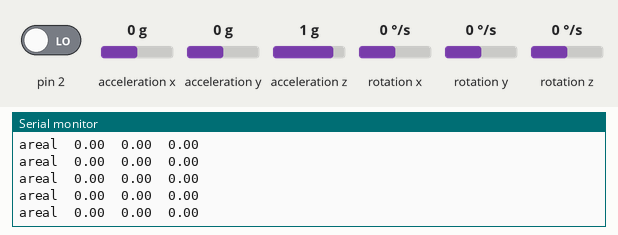
Simulated run of this sketch. Board: Arduino Uno, built with avr-gcc and run on an emulated ATmega328P. On the bench: the last lines printed to the serial monitor. The test bench sets the inputs (shaded band); at power-on: acceleration x 0 g, acceleration y 0 g, acceleration z 1 g, pin 2 LOW, rotation x 0 °/s, rotation y 0 °/s, rotation z 0 °/s. The sensor or clock chip raises its interrupt line as the real part does.

Above: at 1.7 s.
1.8 s: acceleration x set to -1.4 g
At 2.9 s:
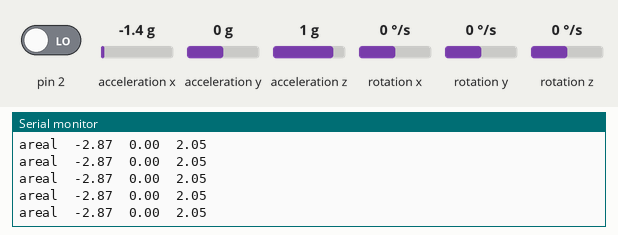
4.8 s: acceleration y set to -1.4 g
At 5.6 s:
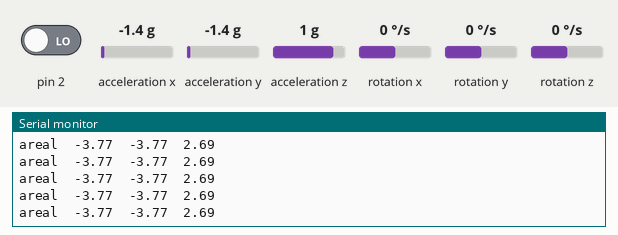
6.3 s: acceleration x set to 0 g
At 7.4 s:
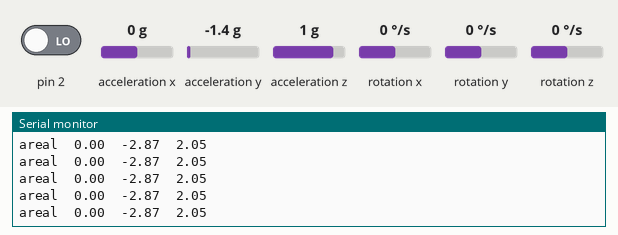
9.3 s: acceleration z set to -1.4 g
At 10.4 s:
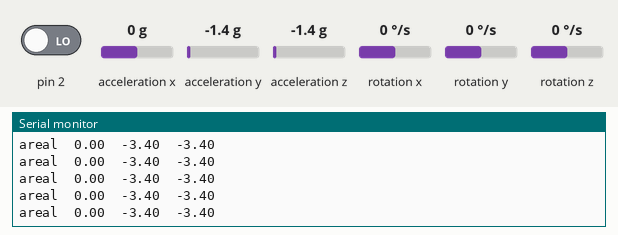
Timing chart, 0 to 11.8 s (numbered marks = the images above; inputs shaded):
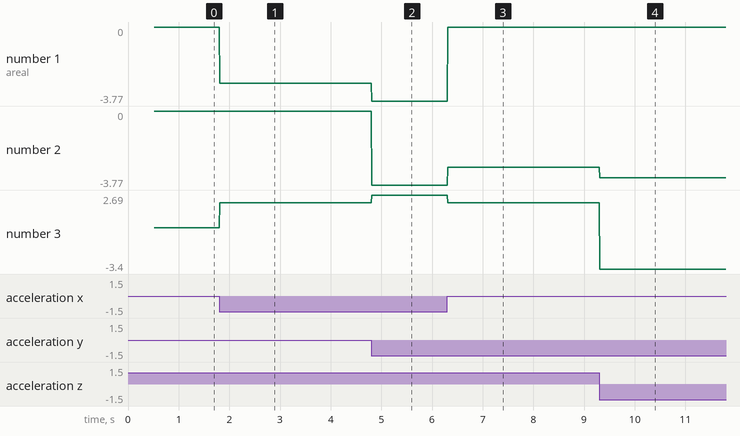

The sketch:

Accel_xyz_SI_Uno_Due.ino
```cpp
//UPDATED AND CORRECT OFFSETS

//Sensor readings with offsets:  3 9 16378 -1  0 -2
//Your offsets: 108 1025  795 37  -2  36

float ax, ay, az;
//#define LSB_SENSITIVITY 16384.0 //For +-2g, AFS_SEL = 0 by default in this library  //Gives in G

#define LSB_SENSITIVITY 1670.71156  //  Should give in ms^-2

#include "I2Cdev.h"

#include "MPU6050_6Axis_MotionApps20.h"

#if I2CDEV_IMPLEMENTATION == I2CDEV_ARDUINO_WIRE
#include "Wire.h"
#endif

MPU6050 mpu;

// uncomment "OUTPUT_READABLE_QUATERNION" if you want to see the actual
// quaternion components in a [w, x, y, z] format (not best for parsing
// on a remote host such as Processing or something though)
//#define OUTPUT_READABLE_QUATERNION

// uncomment "OUTPUT_READABLE_EULER" if you want to see Euler angles
// (in degrees) calculated from the quaternions coming from the FIFO.
// Note that Euler angles suffer from gimbal lock (for more info, see
// http://en.wikipedia.org/wiki/Gimbal_lock)
//#define OUTPUT_READABLE_EULER

// uncomment "OUTPUT_READABLE_YAWPITCHROLL" if you want to see the yaw/
// pitch/roll angles (in degrees) calculated from the quaternions coming
// from the FIFO. Note this also requires gravity vector calculations.
// Also note that yaw/pitch/roll angles suffer from gimbal lock (for
// more info, see: http://en.wikipedia.org/wiki/Gimbal_lock)
#define OUTPUT_READABLE_YAWPITCHROLL

// uncomment "OUTPUT_READABLE_REALACCEL" if you want to see acceleration
// components with gravity removed. This acceleration reference frame is
// not compensated for orientation, so +X is always +X according to the
// sensor, just without the effects of gravity. If you want acceleration
// compensated for orientation, us OUTPUT_READABLE_WORLDACCEL instead.
#define OUTPUT_READABLE_REALACCEL

// uncomment "OUTPUT_READABLE_WORLDACCEL" if you want to see acceleration
// components with gravity removed and adjusted for the world frame of
// reference (yaw is relative to initial orientation, since no magnetometer
// is present in this case). Could be quite handy in some cases.
//#define OUTPUT_READABLE_WORLDACCEL

// uncomment "OUTPUT_TEAPOT" if you want output that matches the
// format used for the InvenSense teapot demo
//#define OUTPUT_TEAPOT


//#define LED_PIN 13 // (Arduino is 13, Teensy is 11, Teensy++ is 6)
//bool blinkState = false;

// MPU control/status vars
bool dmpReady = false;  // set true if DMP init was successful
uint8_t mpuIntStatus;   // holds actual interrupt status byte from MPU
uint8_t devStatus;      // return status after each device operation (0 = success, !0 = error)
uint16_t packetSize;    // expected DMP packet size (default is 42 bytes)
uint16_t fifoCount;     // count of all bytes currently in FIFO
uint8_t fifoBuffer[64]; // FIFO storage buffer

// orientation/motion vars
Quaternion q;           // [w, x, y, z]         quaternion container
VectorInt16 aa;         // [x, y, z]            accel sensor measurements
VectorInt16 aaReal;     // [x, y, z]            gravity-free accel sensor measurements
VectorInt16 aaWorld;    // [x, y, z]            world-frame accel sensor measurements
VectorFloat gravity;    // [x, y, z]            gravity vector
//float euler[3];         // [psi, theta, phi]    Euler angle container
float ypr[3];           // [yaw, pitch, roll]   yaw/pitch/roll container and gravity vector

// ================================================================
// ===               INTERRUPT DETECTION ROUTINE                ===
// ================================================================

volatile bool mpuInterrupt = false;     // indicates whether MPU interrupt pin has gone high
void dmpDataReady() {
  mpuInterrupt = true;
}

// ================================================================
// ===                      INITIAL SETUP                       ===
// ================================================================

void setup()
{
  // join I2C bus (I2Cdev library doesn't do this automatically)
#if I2CDEV_IMPLEMENTATION == I2CDEV_ARDUINO_WIRE
  Wire.begin();
  TWBR = 24; // 400kHz I2C clock (200kHz if CPU is 8MHz)    //This line works on UNO but on DUE, Not declared in this scope.
  //Wire.setClock(500000L); //To experiment.  //500 KHz speed     //This line is for DUE.

#elif I2CDEV_IMPLEMENTATION == I2CDEV_BUILTIN_FASTWIRE
  Fastwire::setup(400, true);
#endif

  // initialize serial communication
  // (115200 chosen because it is required for Teapot Demo output, but it's
  // really up to you depending on your project)
  Serial.begin(115200);


  //    while (!Serial); // wait for Leonardo enumeration, others continue immediately

  // NOTE: 8MHz or slower host processors, like the Teensy @ 3.3v or Ardunio
  // Pro Mini running at 3.3v, cannot handle this baud rate reliably due to
  // the baud timing being too misaligned with processor ticks. You must use
  // 38400 or slower in these cases, or use some kind of external separate
  // crystal solution for the UART timer.

  // initialize device
  //    Serial.println(F("Initializing I2C devices..."));
  //    mpu.initialize();

  // verify connection
  //    Serial.println(F("Testing device connections..."));
  //    Serial.println(mpu.testConnection() ? F("MPU6050 connection successful") : F("MPU6050 connection failed"));

  // wait for ready
  //    Serial.println(F("\nSend any character to begin DMP programming and demo: "));
  //    while (Serial.available() && Serial.read()); // empty buffer
  //    while (!Serial.available());                 // wait for data
  //   while (Serial.available() && Serial.read()); // empty buffer again

  // load and configure the DMP
  //    Serial.println(F("Initializing DMP..."));
  devStatus = mpu.dmpInitialize();

  // supply your own gyro offsets here, scaled for min sensitivity  //These are updated for the particular sensor in use now.
  //    mpu.setXGyroOffset(45);
  //    mpu.setYGyroOffset(-7);
  //    mpu.setZGyroOffset(40);
  //    mpu.setZAccelOffset(853); // 1688 factory default for my test chip

  mpu.setXAccelOffset(108);
  mpu.setYAccelOffset(1025);
  mpu.setZAccelOffset(795);
  mpu.setXGyroOffset(37);
  mpu.setYGyroOffset(-2);
  mpu.setZGyroOffset(36);


  // make sure it worked (returns 0 if so)
  if (devStatus == 0) {
    // turn on the DMP, now that it's ready
    //        Serial.println(F("Enabling DMP..."));
    mpu.setDMPEnabled(true);

    // enable Arduino interrupt detection
    //        Serial.println(F("Enabling interrupt detection (Arduino external interrupt 0)..."));
    attachInterrupt(digitalPinToInterrupt(2), dmpDataReady, RISING);

    mpuIntStatus = mpu.getIntStatus();

    // set our DMP Ready flag so the main loop() function knows it's okay to use it
    //        Serial.println(F("DMP ready! Waiting for first interrupt..."));
    dmpReady = true;

    // get expected DMP packet size for later comparison
    packetSize = mpu.dmpGetFIFOPacketSize();
  } else {
    // ERROR!
    // 1 = initial memory load failed
    // 2 = DMP configuration updates failed
    // (if it's going to break, usually the code will be 1)
    Serial.print(F("DMP Initialization failed (code "));
    Serial.print(devStatus);
    Serial.println(F(")"));
  }

  // configure LED for output
  //    pinMode(LED_PIN, OUTPUT);
}


// ================================================================
// ===                    MAIN PROGRAM LOOP                     ===
// ================================================================

void loop() {
  // if programming failed, don't try to do anything
  if (!dmpReady) return;

  // wait for MPU interrupt or extra packet(s) available
  while (!mpuInterrupt && fifoCount < packetSize)
  {
    //        theFunction();


    // other program behavior stuff here
    // .
    // .
    // .
    // if you are really paranoid you can frequently test in between other
    // stuff to see if mpuInterrupt is true, and if so, "break;" from the
    // while() loop to immediately process the MPU data
    // .
    // .
    // .
  }

  // reset interrupt flag and get INT_STATUS byte
  mpuInterrupt = false;
  mpuIntStatus = mpu.getIntStatus();

  // get current FIFO count
  fifoCount = mpu.getFIFOCount();

  // check for overflow (this should never happen unless our code is too inefficient)
  if ((mpuIntStatus & 0x10) || fifoCount == 1024) {
    // reset so we can continue cleanly
    mpu.resetFIFO();
    //        Serial.println(F("FIFO overflow!"));

    // otherwise, check for DMP data ready interrupt (this should happen frequently)
  } else if (mpuIntStatus & 0x02) {
    // wait for correct available data length, should be a VERY short wait
    while (fifoCount < packetSize) fifoCount = mpu.getFIFOCount();

    // read a packet from FIFO
    mpu.getFIFOBytes(fifoBuffer, packetSize);

    // track FIFO count here in case there is > 1 packet available
    // (this lets us immediately read more without waiting for an interrupt)
    fifoCount -= packetSize;
    //
    //        #ifdef OUTPUT_READABLE_YAWPITCHROLL
    //            // display Euler angles in degrees
    //            mpu.dmpGetQuaternion(&q, fifoBuffer);
    //            mpu.dmpGetGravity(&gravity, &q);
    //            mpu.dmpGetYawPitchRoll(ypr, &q, &gravity);
    /////*
    //
    //            Serial.print("ypr\t");
    //            Serial.print(ypr[0] * 180/M_PI);
    //            Serial.print("\t");
    //            Serial.print(ypr[1] * 180/M_PI);
    //            Serial.print("\t");
    //            Serial.println(ypr[2] * 180/M_PI);
    //
    ////*/
    //          #endif

    ///*
#ifdef OUTPUT_READABLE_REALACCEL
    // display real acceleration, adjusted to remove gravity
    mpu.dmpGetQuaternion(&q, fifoBuffer);
    mpu.dmpGetAccel(&aa, fifoBuffer);
    mpu.dmpGetGravity(&gravity, &q);
    mpu.dmpGetLinearAccel(&aaReal, &aa, &gravity);
    //            Serial.print("areal\t");
    //            Serial.print(aaReal.x);
    //            Serial.print("\t");
    //            Serial.print(aaReal.y);
    //            Serial.print("\t");
    //            Serial.println(aaReal.z);

    ax = aaReal.x / LSB_SENSITIVITY;
    ay = aaReal.y / LSB_SENSITIVITY;
    az = aaReal.z / LSB_SENSITIVITY;

    Serial.print("areal\t");
    Serial.print(ax);
    Serial.print("\t");
    Serial.print(ay);
    Serial.print("\t");
    Serial.println(az);


#endif
    //*/

    ///*
#ifdef OUTPUT_READABLE_WORLDACCEL
    // display initial world-frame acceleration, adjusted to remove gravity
    // and rotated based on known orientation from quaternion
    mpu.dmpGetQuaternion(&q, fifoBuffer);
    mpu.dmpGetAccel(&aa, fifoBuffer);
    mpu.dmpGetGravity(&gravity, &q);
    mpu.dmpGetLinearAccel(&aaReal, &aa, &gravity);
    mpu.dmpGetLinearAccelInWorld(&aaWorld, &aaReal, &q);
    //            Serial.print("aworld\t");
    //            Serial.print(aaWorld.x);
    //            Serial.print("\t");
    //            Serial.print(aaWorld.y);
    //            Serial.print("\t");
    //            Serial.println(aaWorld.z);

    ax = aaWorld.x / LSB_SENSITIVITY;
    ay = aaWorld.y / LSB_SENSITIVITY;
    az = aaWorld.z / LSB_SENSITIVITY;

    Serial.print("areal\t");
    Serial.print(ax);
    Serial.print("\t");
    Serial.print(ay);
    Serial.print("\t");
    Serial.println(az);


#endif
    //*/
  }
}
```

Measured:
- after the input at 1.8 s, the serial monitor: prints a new line at once (image 1)
- after the input at 4.8 s, the serial monitor: prints a new line at once (image 2)
- after the input at 6.3 s, the serial monitor: prints a new line at once (image 3)
- after the input at 9.3 s, the serial monitor: prints a new line at once (image 4)
- plotted number 1: 0 → -2.87 after the input at 1.8 s, -2.87 → -3.77 after the input at 4.8 s
- plotted number 2: 0 → -3.77 after the input at 4.8 s, -2.87 → -3.4 after the input at 9.3 s
- plotted number 3: 0 → 2.05 after the input at 1.8 s, 2.05 → 2.69 after the input at 4.8 s, 2.05 → -3.4 after the input at 9.3 s
